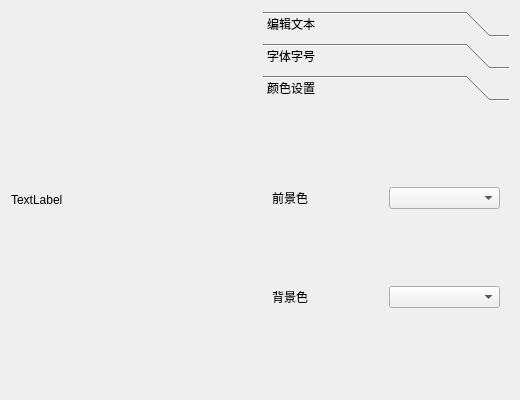
<?xml version="1.0" encoding="UTF-8"?>
<ui version="4.0">
 <class>Widget</class>
 <widget class="QWidget" name="Widget">
  <property name="geometry">
   <rect>
    <x>0</x>
    <y>0</y>
    <width>520</width>
    <height>400</height>
   </rect>
  </property>
  <property name="windowTitle">
   <string>Widget</string>
  </property>
  <layout class="QHBoxLayout" name="horizontalLayout">
   <item>
    <widget class="QLabel" name="labelShow">
     <property name="sizePolicy">
      <sizepolicy hsizetype="Expanding" vsizetype="Expanding">
       <horstretch>0</horstretch>
       <verstretch>0</verstretch>
      </sizepolicy>
     </property>
     <property name="text">
      <string>TextLabel</string>
     </property>
    </widget>
   </item>
   <item>
    <widget class="QToolBox" name="toolBox">
     <property name="currentIndex">
      <number>2</number>
     </property>
     <widget class="QWidget" name="pageText">
      <property name="geometry">
       <rect>
        <x>0</x>
        <y>0</y>
        <width>248</width>
        <height>295</height>
       </rect>
      </property>
      <attribute name="label">
       <string>编辑文本</string>
      </attribute>
      <layout class="QVBoxLayout" name="verticalLayout">
       <item>
        <widget class="QLineEdit" name="lineEditText"/>
       </item>
       <item>
        <widget class="QPushButton" name="pushButtonEditText">
         <property name="text">
          <string>修改文本</string>
         </property>
        </widget>
       </item>
      </layout>
     </widget>
     <widget class="QWidget" name="pageFont">
      <property name="geometry">
       <rect>
        <x>0</x>
        <y>0</y>
        <width>248</width>
        <height>295</height>
       </rect>
      </property>
      <attribute name="label">
       <string>字体字号</string>
      </attribute>
      <layout class="QVBoxLayout" name="verticalLayout_2">
       <item>
        <widget class="QFontComboBox" name="fontComboBox"/>
       </item>
       <item>
        <widget class="QSpinBox" name="spinBoxSize"/>
       </item>
      </layout>
     </widget>
     <widget class="QWidget" name="pageColor">
      <attribute name="label">
       <string>颜色设置</string>
      </attribute>
      <layout class="QGridLayout" name="gridLayout">
       <item row="0" column="0">
        <widget class="QLabel" name="label">
         <property name="text">
          <string>前景色</string>
         </property>
        </widget>
       </item>
       <item row="0" column="1">
        <widget class="QComboBox" name="comboBoxFGColor"/>
       </item>
       <item row="1" column="0">
        <widget class="QLabel" name="label_2">
         <property name="text">
          <string>背景色</string>
         </property>
        </widget>
       </item>
       <item row="1" column="1">
        <widget class="QComboBox" name="comboBoxBGColor"/>
       </item>
      </layout>
     </widget>
    </widget>
   </item>
  </layout>
 </widget>
 <resources/>
 <connections/>
</ui>
